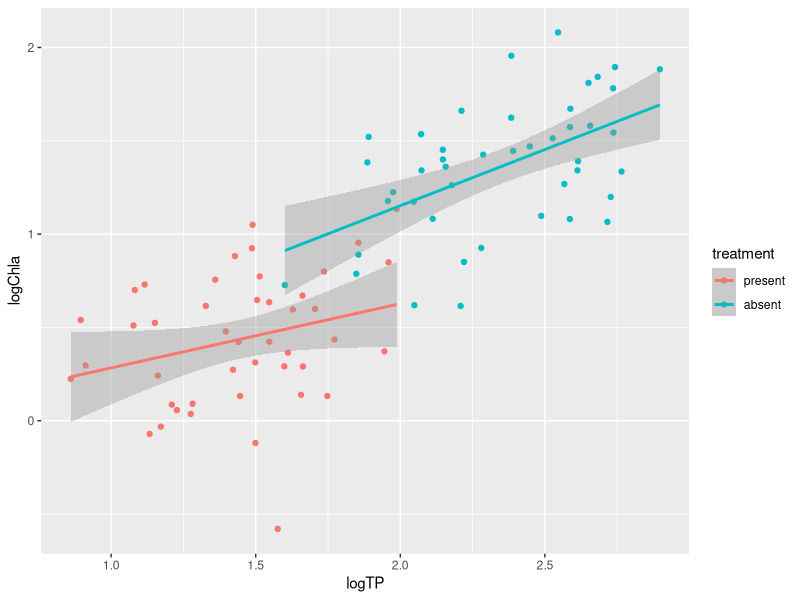

Write the R code that produced this figure.
## ---- chunk 1
knitr::opts_chunk$set(echo = TRUE)

library(data.table)
library(ggpubr)
## ---- chunk 2
set.seed(2)
mu_x0 <- 1.4
mu_x1 <- 2.3
sigma_x <- .3
sigma_y <- 0.3
beta_0 <- -0.05
beta_1 <- 0.35 # slope
beta_2 <- 0 # treatment
beta_3 <- 0.25 # interaction
beta <- c(beta_0, beta_1, beta_2, beta_3)
n <- 44

done <- FALSE
tol <- 0.01
seed_i <- 0 #7413
seed_i <- 7412
while(done==FALSE){
  seed_i <- seed_i+1
  set.seed(seed_i)
  fd <- data.table(
    treatment = rep(c("present", "absent"), each=n),
    logTP = c(rnorm(n, mu_x0, sigma_x), rnorm(n, mu_x1, sigma_x))
  )
  fd[, treatment:=factor(treatment, c("present", "absent"))]
  X <- model.matrix(~ logTP*treatment, data=fd)
  fd[, logChla:=(X%*%beta)[,1] + rnorm(n*2, sd=sigma_y)]
  m1 <- coef(lm(logChla ~ logTP*treatment, data=fd))
  if(abs(m1[2] - beta[2]) < tol &
     abs(m1[3] - beta[3]) < tol &
     abs(m1[4] - beta[4]) < tol){done <- TRUE}
}
qplot(data=fd, x=logTP, y=logChla, color=treatment) + geom_smooth(method="lm")
m1 <- lm(logChla ~ logTP*treatment, data=fd)
m2 <- lm(logChla ~ logTP + treatment, data=fd)
m3 <- lm(logChla ~ logTP, data=fd)
anova(m1, m2)
anova(m2, m3)
anova(m1, m3)
coef(summary(m1))
coef(summary(m2))

